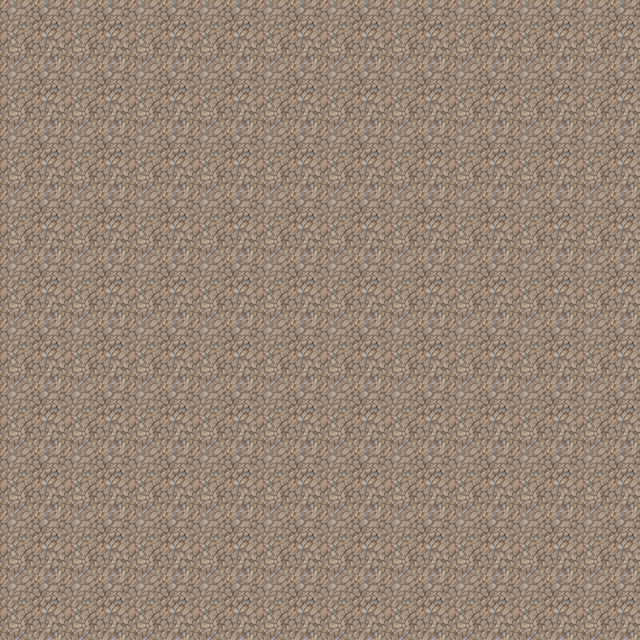

This game map was drawn from its Tiled (.tmx) file and the tilesets committed beside it. A one-line description and the full map source follow:
An orthogonal 10x10 tile map with 64x64 px tiles, 1 tile layer (Tile Layer 1).

<map version="1.2" tiledversion="1.3.4" orientation="orthogonal" renderorder="right-down" width="10" height="10" tilewidth="64" tileheight="64" infinite="0" nextlayerid="2" nextobjectid="1">
 <tileset firstgid="1" name="mountain" tilewidth="64" tileheight="64" tilecount="64" columns="8">
  <image source="mountain_landscape.png" width="512" height="512" />
 </tileset>
 <layer id="1" name="Tile Layer 1" width="10" height="10">
  <data encoding="csv">
10,10,10,10,10,10,10,10,10,10,
10,10,10,10,10,10,10,10,10,10,
10,10,10,10,10,10,10,10,10,10,
10,10,10,10,10,10,10,10,10,10,
10,10,10,10,10,10,10,10,10,10,
10,10,10,10,10,10,10,10,10,10,
10,10,10,10,10,10,10,10,10,10,
10,10,10,10,10,10,10,10,10,10,
10,10,10,10,10,10,10,10,10,10,
10,10,10,10,10,10,10,10,10,10
</data>
 </layer>
</map>
